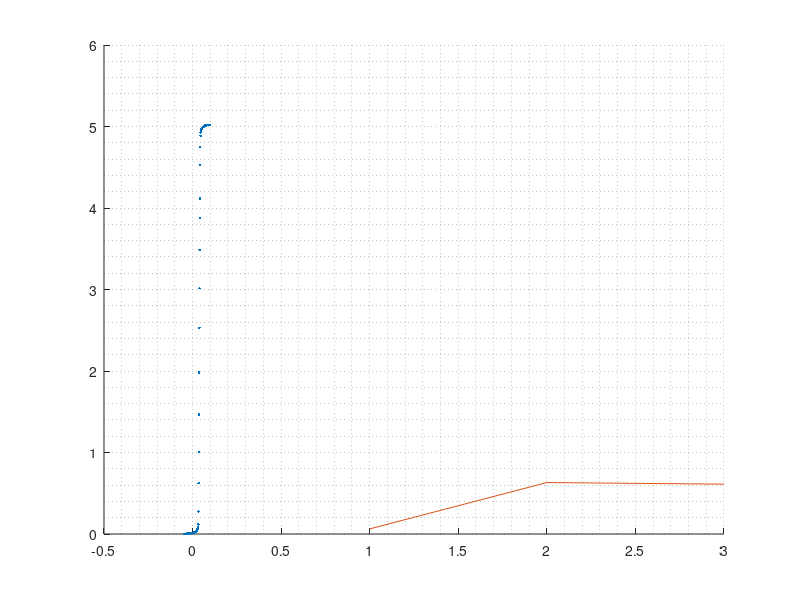

Write MATLAB code to recreate this figure. (Note: this script raises an error after producing the figure.)
%% Part 1
clear; clf

% Colors for plots
taupe_gray = [156 151 154]./255;
bittersweet = [255 108 140]./255;
light_sea_green = [16 161 156]./255;
black = [0 0 0]./255;
white = [255 255 255]./255;

load lab6_exp2_part1.mat
exp2_ch1_V_2V5=exp2_ch1_V_2V5-2.5;

hold on; grid minor
plot(exp2_ch1_V_2V5, exp2_ch2_V_2V5, '.', color=light_sea_green)

[f, l, m, b, n] = linefit(exp2_ch1_V_2V5, exp2_ch2_V_2V5, 9e-4);
plot(exp2_ch1_V_2V5, exp2_ch1_V_2V5*m+b, '-', color=bittersweet, linewidth=1)

ylim([-.5 5.5])
title('Voltage Transfer Characteristic')
xlabel('V_{dm} (V)')
ylabel('V_{out} (V)')
legend('Experimental Data', 'A_{dm} = 487.72', Location='southeast')
%% Part 2

clear; clf

% Colors for plots
taupe_gray = [156 151 154]./255;
bittersweet = [255 108 140]./255;
light_sea_green = [16 161 156]./255;
black = [0 0 0]./255;
white = [255 255 255]./255;

load Lab7exp22again.mat

hold on; grid minor
plot(Ch2VoutExp22, Ch2IoutExp22, '.', color=light_sea_green)
[f,l,m,b,n] = linefit(Ch2VoutExp22(30:end), Ch2IoutExp22(30:end), 5e-1);
plot(Ch2VoutExp22, Ch2VoutExp22*m+b, color=bittersweet, linewidth=1.5)
% 
xlim([-0.1 5])
title('Output Current-Voltage Characteristic')
ylabel('I_{out} (A)')
xlabel('V_{out} (V)')
legend('Experimental Data', 'R_{out} = 4.54e08 \Omega', location='southeast')
% 
mhoout = m;
% 2.2023e-09
rout = 1/mhoout;
% 4.5407e08
%% Part 3

clear; clf

% Colors for plots
taupe_gray = [156 151 154]./255;
bittersweet = [255 108 140]./255;
light_sea_green = [16 161 156]./255;
black = [0 0 0]./255;
white = [255 255 255]./255;

load Lab7exp23.mat

hold on; grid minor
Ch1VdmExp23 = Ch1VdmExp23-2.5;
plot(Ch1VdmExp23, -Ch2IoutExp23, '.', color=light_sea_green)

[f, l, m, b, n] = linefit(Ch1VdmExp23, -Ch2IoutExp23, 3e-3);
plot(Ch1VdmExp23, Ch1VdmExp23*m+b, '-', color=bittersweet, linewidth=1.5)

ylim([-7e-8 5e-8])
xlabel('V_{dm} (V)')
ylabel('I_{out} (A)')
title("Current-Voltage Characteristic")
legend('Experimental Data', 'G_m = 6.57e-07 S', Location='southeast')

%% 
clear
Gm = 6.57e-07;
rout = 4.54e08;
Adm = Gm*rout;
% 298.3

ratio = 487.72/Adm

